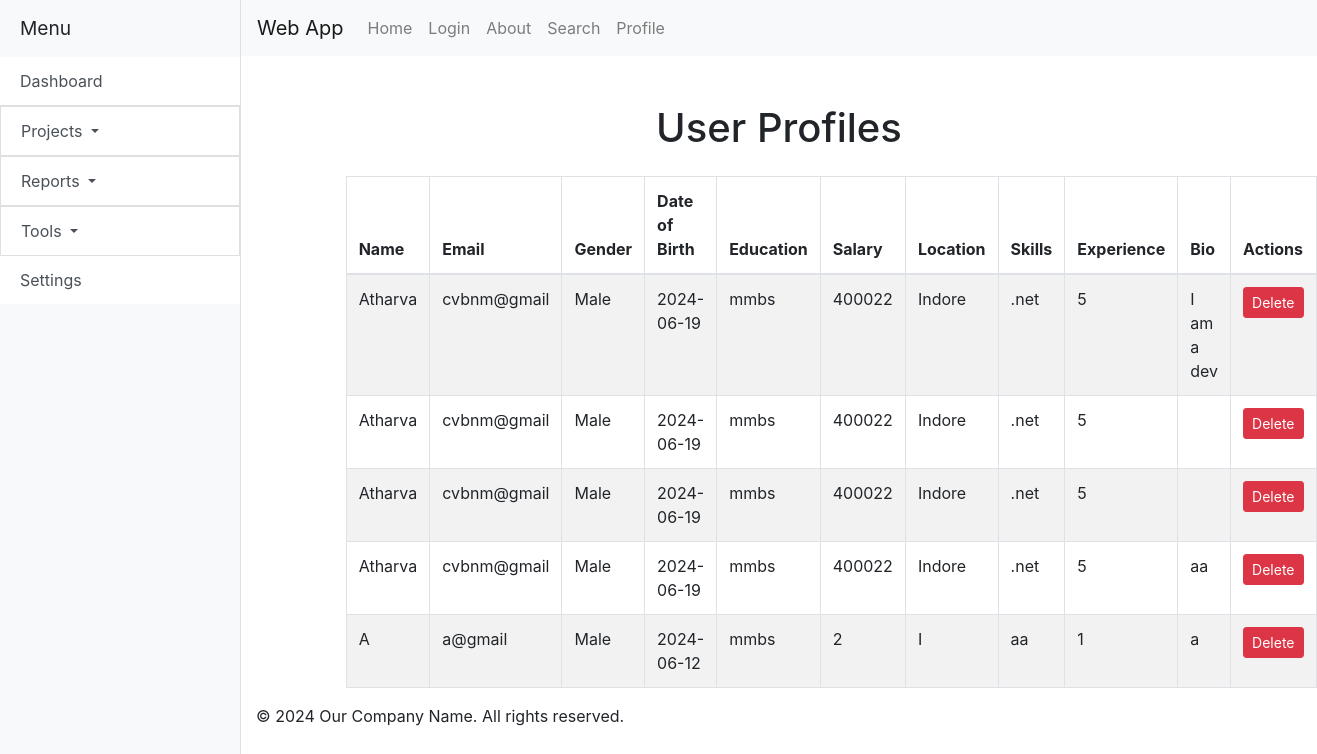
The page /profiles on the database its author committed.
### tables this page shows
CREATE TABLE user_profile
                 (id INTEGER PRIMARY KEY AUTOINCREMENT,
                 name TEXT NOT NULL,
                 email TEXT NOT NULL,
                 gender TEXT NOT NULL,
                 dob TEXT NOT NULL,
                 education TEXT NOT NULL,
                 salary INTEGER,
                 location TEXT,
                 skills TEXT,
                 experience INTEGER,
                 bio TEXT);

### app.py (the view)
@app.route('/profiles')
def show_profiles():
    conn = sqlite3.connect(DATABASE)
    c = conn.cursor()
    c.execute('SELECT * FROM user_profile')
    profiles = c.fetchall()
    conn.close()
    return render_template('show_profiles.html', profiles=profiles)

### templates/show_profiles.html (shortened to what this page needs)
<!DOCTYPE html>
<html lang="en">
<head>
    <link rel="stylesheet" href="https://stackpath.bootstrapcdn.com/bootstrap/4.5.2/css/bootstrap.min.css">
    <link rel="stylesheet" href="{{ url_for('static', filename='css/styles.css') }}">
</head>
<body>
    <div class="d-flex" id="wrapper">
        {% include 'components/sidebar.html' %}
        <div id="page-content-wrapper">
            {% include 'components/header.html' %}
            <main class="container mt-5">
                <div class="row justify-content-center">
                    <div class="col-md-10">
                        <h1 class="text-center mb-4">User Profiles</h1>
                        <table class="table table-bordered table-striped">
                            <thead>
                                <tr>
                                    <th>Name</th>
                                    <th>Email</th>
                                    <th>Gender</th>
                                    <th>Date of Birth</th>
                                    <th>Education</th>
                                    <th>Salary</th>
                                    <th>Location</th>
                                    <th>Skills</th>
                                    <th>Experience</th>
                                    <th>Bio</th>
                                    <th>Actions</th>
                                </tr>
                            </thead>
                            <tbody>
                                {% for profile in profiles %}
                                    <tr>
                                        <td>{{ profile[1] }}</td>
                                        <td>{{ profile[2] }}</td>
                                        <td>{{ profile[3] }}</td>
                                        <td>{{ profile[4] }}</td>
                                        <td>{{ profile[5] }}</td>
                                        <td>{{ profile[6] }}</td>
                                        <td>{{ profile[7] }}</td>
                                        <td>{{ profile[8] }}</td>
                                        <td>{{ profile[9] }}</td>
                                        <td>{{ profile[10] }}</td>
                                        <td>
                                            <form action="{{ url_for('delete_profile', profile_id=profile[0]) }}" method="post" style="display:inline;">
                                                <button type="submit" class="btn btn-danger btn-sm">Delete</button>
                                            </form>
                                        </td>
                                    </tr>
                                {% endfor %}
                            </tbody>
                        </table>
                    </div>
                </div>
            </main>
            {% include 'components/footer.html' %}
        </div>
    </div>
</body>
</html>

### templates/components/sidebar.html (shortened to what this page needs)
<div class="sidebar bg-light border-right" id="sidebar-wrapper">
    <div class="sidebar-heading">Menu</div>
    <div class="list-group list-group-flush">
        <a href="#" class="list-group-item list-group-item-action">Dashboard</a>
        <div class="dropdown">
            <a class="list-group-item list-group-item-action dropdown-toggle" href="#" role="button" id="dropdownProjects" data-toggle="dropdown" aria-haspopup="true" aria-expanded="false">
                Projects
            </a>
        </div>
        <div class="dropdown">
            <a class="list-group-item list-group-item-action dropdown-toggle" href="#" role="button" id="dropdownReports" data-toggle="dropdown" aria-haspopup="true" aria-expanded="false">
                Reports
            </a>
        </div>
        <div class="dropdown">
            <a class="list-group-item list-group-item-action dropdown-toggle" href="#" role="button" id="dropdownTools" data-toggle="dropdown" aria-haspopup="true" aria-expanded="false">
                Tools
            </a>
        </div>
        <a href="#" class="list-group-item list-group-item-action">Settings</a>
    </div>
</div>

### templates/components/header.html (shortened to what this page needs)
<header>
    <nav class="navbar navbar-expand-lg navbar-light bg-light">
        <a class="navbar-brand" href="{{ url_for('index') }}">Web App</a>
        <div class="collapse navbar-collapse" id="navbarNav">
            <ul class="navbar-nav">
                <li class="nav-item">
                    <a class="nav-link" href="{{ url_for('index') }}">Home</a>
                </li>
                <li class="nav-item">
                    <a class="nav-link" href="{{ url_for('login') }}">Login</a>
                </li>
                <li class="nav-item">
                    <a class="nav-link" href="{{ url_for('about_page') }}">About</a>
                </li>
                <li class="nav-item">
                    <a class="nav-link" href="{{ url_for('search_page') }}">Search</a>
                </li>
                <li class="nav-item">
                    <a class="nav-link" href="{{ url_for('show_profiles') }}">Profile</a>
                </li>
            </ul>
        </div>
    </nav>
</header>

### templates/components/footer.html (shortened to what this page needs)
<!DOCTYPE html>
<html lang="en">
<head>
    <link rel="stylesheet" href="css/styles.css">
</head>
<body>
    <footer class="footer">
        <div class="container">
            <p>&copy; 2024 Our Company Name. All rights reserved.</p>
            </div>
    </footer>
</body>
</html>

### static/css/styles.css (style rules this page uses)
body { min-height: 100vh; display: flex; flex-direction: column; }
main { flex: 1; }
#sidebar-wrapper { min-height: 100vh; margin-left: -15rem; transition: margin .25s ease-out; }
#sidebar-wrapper .sidebar-heading { padding: 0.875rem 1.25rem; font-size: 1.2rem; }
#sidebar-wrapper .list-group { width: 15rem; }
#page-content-wrapper { min-width: 100vw; }
@media (min-width: 768px) { #sidebar-wrapper { margin-left: 0; } }
@media (min-width: 768px) { #page-content-wrapper { min-width: 0; width: 100%; } }

### rows shown on the page
user_profile: name "Atharva", email "cvbnm@gmail", gender "Male", dob "2024-06-19", education "mmbs", salary "400022", location "Indore", skills ".net", experience "5", bio "I am a dev"
user_profile: name "Atharva", email "cvbnm@gmail", gender "Male", dob "2024-06-19", education "mmbs", salary "400022", location "Indore", skills ".net", experience "5"
user_profile: name "Atharva", email "cvbnm@gmail", gender "Male", dob "2024-06-19", education "mmbs", salary "400022", location "Indore", skills ".net", experience "5"
user_profile: name "Atharva", email "cvbnm@gmail", gender "Male", dob "2024-06-19", education "mmbs", salary "400022", location "Indore", skills ".net", experience "5", bio "aa"
user_profile: name "A", email "a@gmail", gender "Male", dob "2024-06-12", education "mmbs", salary "2", location "I", skills "aa", experience "1", bio "a"
